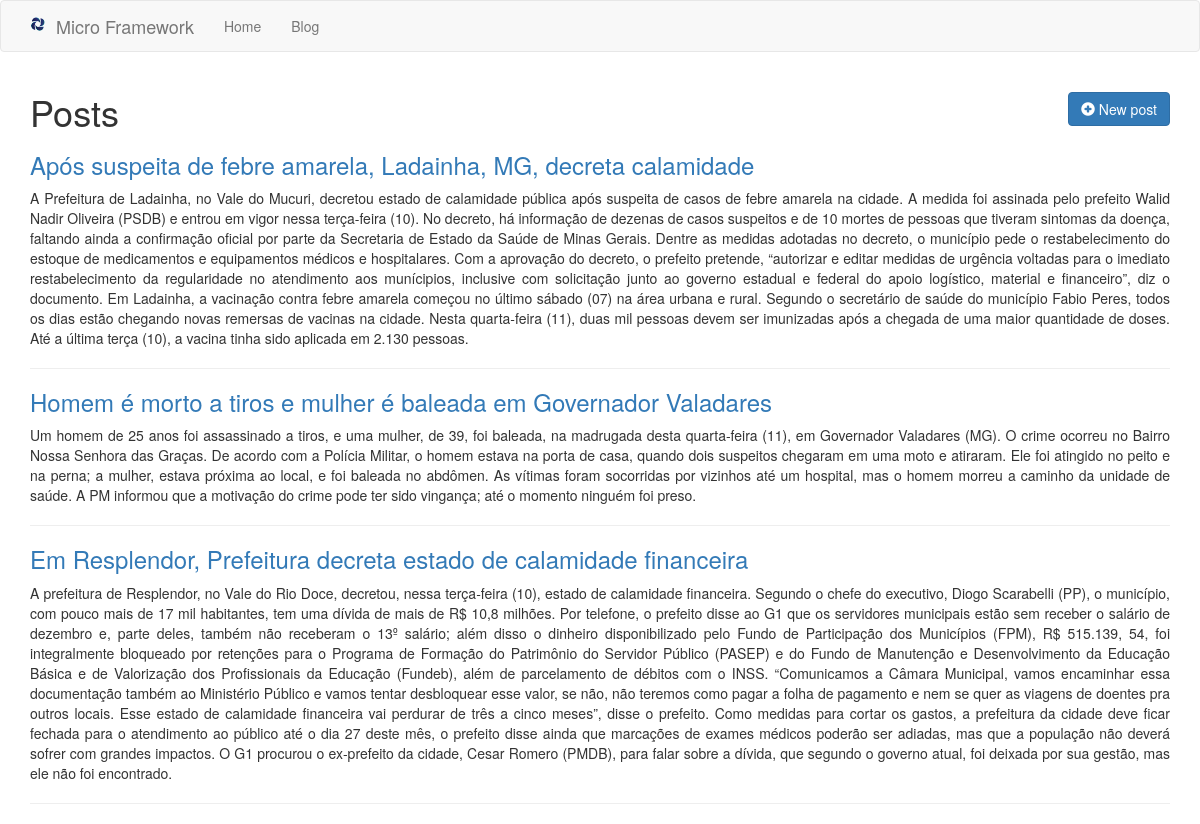
Page /posts on the earlier database version.
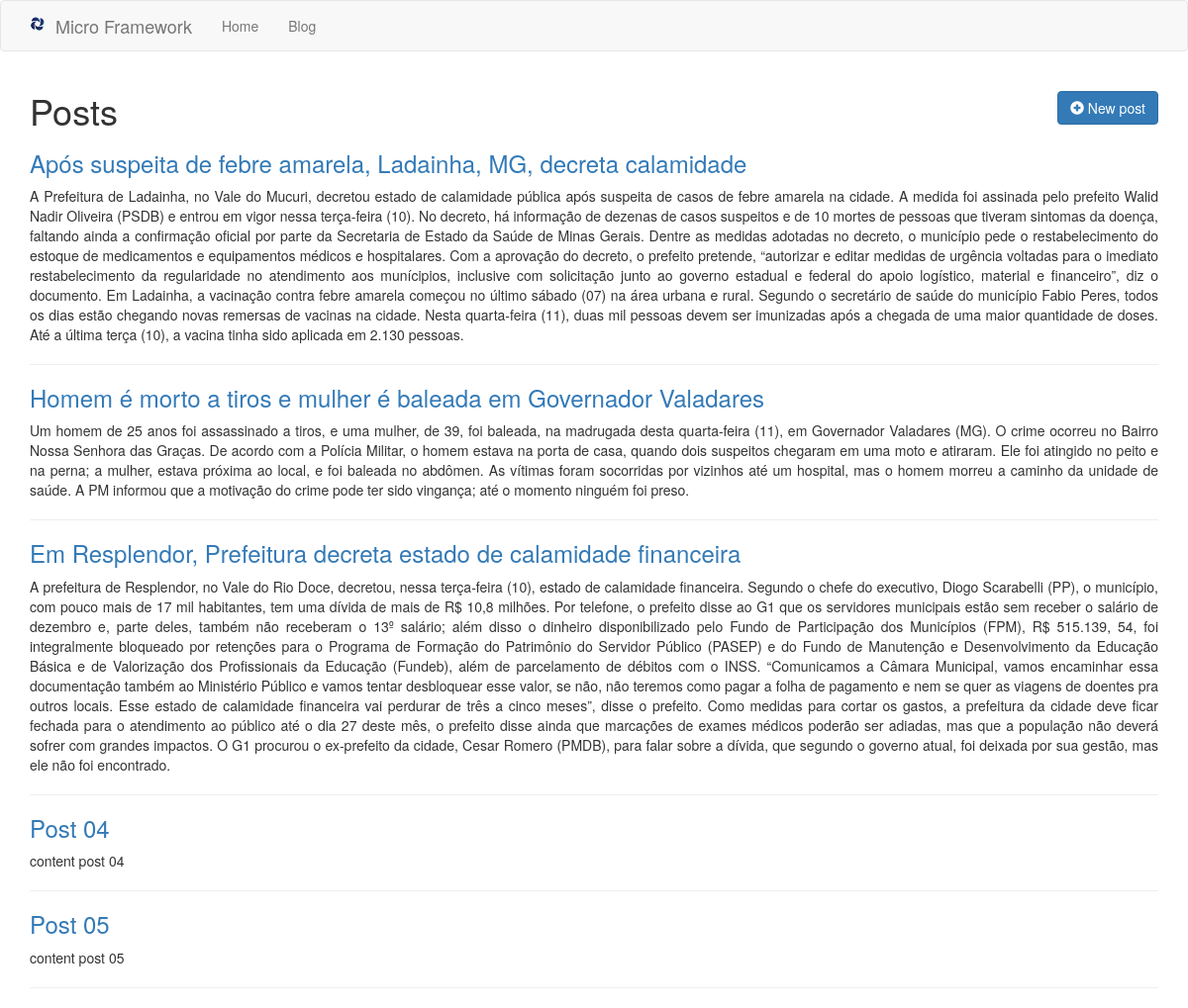
Same page on the later database version.
### tables this page shows
CREATE TABLE posts (id INTEGER CONSTRAINT posts_index PRIMARY KEY ASC AUTOINCREMENT, title VARCHAR (255) NOT NULL, content TEXT NOT NULL);

### app/Controllers/PostsController.php (called while the page is built, shortened)
<?php
class PostsController extends BaseController
{
    private $post;
    public function __construct()
    {
        $this->post = Container::getModel("Post");
    }
    public function index(){
        $this->view->posts = $this->post->All();
        $this->renderView('posts/index', 'layout');
    }
}

### core/bootstrap.php (called while the page is built)
<?php
$routes = require_once __DIR__ . "/../app/routes.php";
$route = new \Core\Route($routes);

### public/index.php (called while the page is built, shortened)
<?php
require_once __DIR__ . "/../core/bootstrap.php";

### core/BaseModel.php (called while the page is built, shortened)
<?php
abstract class BaseModel
{
    private $pdo;
    protected $table;
    public function __construct(PDO $pdo)
    {
        $this->pdo = $pdo;
    }
    public function All()
    {
        $query = "SELECT * FROM {$this->table}";
        $stmt = $this->pdo->prepare($query);
        $stmt->execute();
        $result = $stmt->fetchAll();
        return $result;
    }
}

### core/DataBase.php (called while the page is built, shortened)
<?php
class DataBase
{
    public static function getDataBase()
    {
        $conf = include_once __DIR__ . "/../app/database.php";
        if($conf['driver'] == 'sqlite'){
            $sqlite = __DIR__ . "/../storage/database/" . $conf['sqlite']['host'];
            $sqlite = "sqlite:" . $sqlite;
            try{
                $pdo = new PDO($sqlite);
                $pdo->setAttribute(PDO::ATTR_ERRMODE, PDO::ERRMODE_EXCEPTION);
                $pdo->setAttribute(PDO::ATTR_DEFAULT_FETCH_MODE, PDO::FETCH_OBJ);
                return $pdo;
            }catch (PDOException $e){
                echo $e->getMessage();
            }
        }
    }
}

### core/Container.php (called while the page is built, shortened)
<?php
class Container
{
    public static function getModel($model)
    {
        return new $objModel(DataBase::getDatabase());
    }
}

### app/Views/posts/index.phtml (the view, shortened to what this page needs)
<div class="container">
    <h1 class="h1">
        <a href="/post/create" class="btn btn-primary pull-right">
            <i class="glyphicon glyphicon-plus-sign"></i> New post
        </a>
    </h1>
    <?php foreach ($this->view->posts as $post): ?>
        <h3 class="h3">
            <a href="/post/<?php echo $post->id; ?>/show"><?php echo $post->title; ?></a>
        </h3>
        <p class="text-justify"><?php echo $post->content; ?></p>
        <hr/>
    <?php endforeach; ?>
</div>

### core/Route.php (shortened to what this page needs)
<?php
class Route
{
    private $routes;
    public function __construct(array $routes)
    {
        $this->run();
    }
    private function setRoutes($routes)
    {
        foreach ($routes as $route){
            $explode = explode('@', $route[1]);
            $r = [$route[0], $explode[0], $explode[1]];
            $newRoutes[] = $r;
        }
        $this->routes = $newRoutes;
    }
    private function getRequest()
    {
        $obj = new \stdClass;
        return $obj;
    }
    private function getUrl()
    {
        return parse_url($_SERVER['REQUEST_URI'], PHP_URL_PATH);
    }
    private function run()
    {
        $url = $this->getUrl();
        foreach ($this->routes as $route) {
            $routeArray = explode('/', $route[0]);
            for($i = 0; $i < count($routeArray); $i++){
                $route[0] = implode($routeArray, '/');
            }
            if($url == $route[0]){
                $found = true;
                $controller = $route[1];
                $action = $route[2];
                break;
            }
        }
        if($found){
            $controller = Container::newController($controller);
            switch (count($param)){
                default:
                    $controller->$action($this->getRequest());
            }
        }else{
            Container::pageNotFound();
        }
    }
}

### core/BaseController.php (shortened to what this page needs)
<?php
abstract class BaseController
{
    private $viewPath;
    private $layoutPath;
    private $pageTitle = null;
    public function __construct()
    {
        $this->view = new \stdClass;
    }
    protected function renderView($viewPath, $layoutPath = null)
    {
        $this->viewPath = $viewPath;
        $this->layoutPath = $layoutPath;
        if ($layoutPath) {
            $this->layout();
        } else {
            $this->content();
        }
    }
    protected function content()
    {
        if (file_exists(__DIR__ . "/../app/Views/{$this->viewPath}.phtml")) {
            require_once __DIR__ . "/../app/Views/{$this->viewPath}.phtml";
        } else {
            echo "Error: View path not found!";
        }
    }
    protected function layout()
    {
        if (file_exists(__DIR__ . "/../app/Views/{$this->layoutPath}.phtml")) {
            require_once __DIR__ . "/../app/Views/{$this->layoutPath}.phtml";
        } else {
            echo "Error: Layout path not found!";
        }
    }
    protected function setPageTitle($pageTitle)
    {
        $this->pageTitle = $pageTitle;
    }
    protected function getPageTitle($separator = null)
    {
        if ($separator) {
            echo $this->pageTitle . " " . $separator . " ";
        } else {
            echo $this->pageTitle;
        }
    }
}

### app/Views/layout.phtml (shortened to what this page needs)
<!DOCTYPE html>
<html lang="pt-br">
<head>
    <link href="/assets/css/style.css" rel="stylesheet">
</head>
<body>
<?php require_once __DIR__ . "/menu.phtml" ?>
<?php $this->content() ?>
</body>
</html>

### app/Views/menu.phtml (shortened to what this page needs)
<nav class="navbar navbar-default">
    <div class="container">
        <div class="navbar-header">
            <a class="navbar-brand" href="/">
                <img src="/favicon.ico" class="pull-left" />&nbsp;&nbsp;Micro Framework
            </a>
        </div>
        <div class="collapse navbar-collapse" id="bs-example-navbar-collapse-1">
            <ul class="nav navbar-nav">
                <li><a href="/">Home</a></li>
                <li><a href="/posts">Blog</a></li>
            </ul>
        </div>
    </div>
</nav>

Differences in the rows shown:
added posts: title "Post 04", content "content post 04"
added posts: title "Post 05", content "content post 05"
